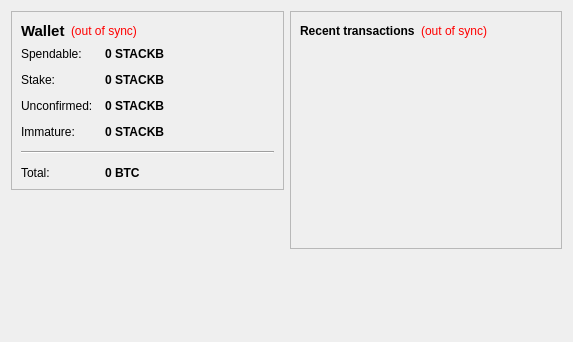
<?xml version="1.0" encoding="UTF-8"?>
<ui version="4.0">
 <class>OverviewPage</class>
 <widget class="QWidget" name="OverviewPage">
  <property name="geometry">
   <rect>
    <x>0</x>
    <y>0</y>
    <width>573</width>
    <height>342</height>
   </rect>
  </property>
  <property name="windowTitle">
   <string>Form</string>
  </property>
  <layout class="QHBoxLayout" name="horizontalLayout" stretch="1,1">
   <item>
    <layout class="QVBoxLayout" name="verticalLayout_2">
     <item>
      <widget class="QFrame" name="frame">
       <property name="frameShape">
        <enum>QFrame::StyledPanel</enum>
       </property>
       <property name="frameShadow">
        <enum>QFrame::Raised</enum>
       </property>
       <layout class="QVBoxLayout" name="verticalLayout_4">
        <item>
         <layout class="QHBoxLayout" name="horizontalLayout_4">
          <item>
           <widget class="QLabel" name="label_5">
            <property name="font">
             <font>
              <pointsize>11</pointsize>
              <weight>75</weight>
              <bold>true</bold>
             </font>
            </property>
            <property name="text">
             <string>Wallet</string>
            </property>
           </widget>
          </item>
          <item>
           <widget class="QLabel" name="labelWalletStatus">
            <property name="toolTip">
             <string>The displayed information may be out of date. Your wallet automatically synchronizes with the StackBIT network after a connection is established, but this process has not completed yet.</string>
            </property>
            <property name="styleSheet">
             <string notr="true">QLabel { color: red; }</string>
            </property>
            <property name="text">
             <string notr="true">(out of sync)</string>
            </property>
            <property name="alignment">
             <set>Qt::AlignLeading|Qt::AlignLeft|Qt::AlignVCenter</set>
            </property>
           </widget>
          </item>
          <item>
           <spacer name="horizontalSpacer_2">
            <property name="orientation">
             <enum>Qt::Horizontal</enum>
            </property>
            <property name="sizeHint" stdset="0">
             <size>
              <width>40</width>
              <height>20</height>
             </size>
            </property>
           </spacer>
          </item>
         </layout>
        </item>
        <item>
         <layout class="QFormLayout" name="formLayout_2">
          <property name="fieldGrowthPolicy">
           <enum>QFormLayout::AllNonFixedFieldsGrow</enum>
          </property>
          <property name="horizontalSpacing">
           <number>12</number>
          </property>
          <property name="verticalSpacing">
           <number>12</number>
          </property>
          <item row="0" column="0">
           <widget class="QLabel" name="label">
            <property name="text">
             <string>Spendable:</string>
            </property>
           </widget>
          </item>
          <item row="0" column="1">
           <widget class="QLabel" name="labelBalance">
            <property name="font">
             <font>
              <weight>75</weight>
              <bold>true</bold>
             </font>
            </property>
            <property name="cursor">
             <cursorShape>IBeamCursor</cursorShape>
            </property>
            <property name="toolTip">
             <string>Your current spendable balance</string>
            </property>
            <property name="text">
             <string notr="true">0 STACKB</string>
            </property>
            <property name="textInteractionFlags">
             <set>Qt::LinksAccessibleByMouse|Qt::TextSelectableByKeyboard|Qt::TextSelectableByMouse</set>
            </property>
           </widget>
          </item>
          <item row="1" column="0">
           <widget class="QLabel" name="label_6">
            <property name="text">
             <string>Stake:</string>
            </property>
           </widget>
          </item>
          <item row="1" column="1">
           <widget class="QLabel" name="labelStake">
            <property name="font">
             <font>
              <weight>75</weight>
              <bold>true</bold>
             </font>
            </property>
            <property name="cursor">
             <cursorShape>IBeamCursor</cursorShape>
            </property>
            <property name="toolTip">
             <string>Total of coins that was staked, and do not yet count toward the current balance</string>
            </property>
            <property name="text">
             <string notr="true">0 STACKB</string>
            </property>
            <property name="textInteractionFlags">
             <set>Qt::LinksAccessibleByMouse|Qt::TextSelectableByKeyboard|Qt::TextSelectableByMouse</set>
            </property>
           </widget>
          </item>
          <item row="2" column="0">
           <widget class="QLabel" name="label_3">
            <property name="text">
             <string>Unconfirmed:</string>
            </property>
           </widget>
          </item>
          <item row="2" column="1">
           <widget class="QLabel" name="labelUnconfirmed">
            <property name="font">
             <font>
              <weight>75</weight>
              <bold>true</bold>
             </font>
            </property>
            <property name="cursor">
             <cursorShape>IBeamCursor</cursorShape>
            </property>
            <property name="toolTip">
             <string>Total of transactions that have yet to be confirmed, and do not yet count toward the current balance</string>
            </property>
            <property name="text">
             <string notr="true">0 STACKB</string>
            </property>
            <property name="textInteractionFlags">
             <set>Qt::LinksAccessibleByMouse|Qt::TextSelectableByKeyboard|Qt::TextSelectableByMouse</set>
            </property>
           </widget>
          </item>
          <item row="3" column="0">
           <widget class="QLabel" name="labelImmatureText">
            <property name="text">
             <string>Immature:</string>
            </property>
           </widget>
          </item>
          <item row="3" column="1">
           <widget class="QLabel" name="labelImmature">
            <property name="font">
             <font>
              <weight>75</weight>
              <bold>true</bold>
             </font>
            </property>
            <property name="toolTip">
             <string>Mined balance that has not yet matured</string>
            </property>
            <property name="text">
             <string notr="true">0 STACKB</string>
            </property>
            <property name="textInteractionFlags">
             <set>Qt::LinksAccessibleByMouse|Qt::TextSelectableByKeyboard|Qt::TextSelectableByMouse</set>
            </property>
           </widget>
          </item>
          <item row="4" column="0" colspan="2">
           <widget class="Line" name="line">
            <property name="orientation">
             <enum>Qt::Horizontal</enum>
            </property>
           </widget>
          </item>
          <item row="5" column="0">
           <widget class="QLabel" name="labelTotalText">
            <property name="text">
             <string>Total:</string>
            </property>
           </widget>
          </item>
          <item row="5" column="1">
           <widget class="QLabel" name="labelTotal">
            <property name="font">
             <font>
              <weight>75</weight>
              <bold>true</bold>
             </font>
            </property>
            <property name="cursor">
             <cursorShape>IBeamCursor</cursorShape>
            </property>
            <property name="toolTip">
             <string>Your current total balance</string>
            </property>
            <property name="text">
             <string notr="true">0 BTC</string>
            </property>
            <property name="textInteractionFlags">
             <set>Qt::LinksAccessibleByMouse|Qt::TextSelectableByKeyboard|Qt::TextSelectableByMouse</set>
            </property>
           </widget>
          </item>
         </layout>
        </item>
       </layout>
      </widget>
     </item>
     <item>
      <spacer name="verticalSpacer">
       <property name="orientation">
        <enum>Qt::Vertical</enum>
       </property>
       <property name="sizeHint" stdset="0">
        <size>
         <width>20</width>
         <height>40</height>
        </size>
       </property>
      </spacer>
     </item>
    </layout>
   </item>
   <item>
    <layout class="QVBoxLayout" name="verticalLayout_3">
     <item>
      <widget class="QFrame" name="frame_2">
       <property name="frameShape">
        <enum>QFrame::StyledPanel</enum>
       </property>
       <property name="frameShadow">
        <enum>QFrame::Raised</enum>
       </property>
       <layout class="QVBoxLayout" name="verticalLayout">
        <item>
         <layout class="QHBoxLayout" name="horizontalLayout_2">
          <item>
           <widget class="QLabel" name="label_4">
            <property name="text">
             <string>&lt;b&gt;Recent transactions&lt;/b&gt;</string>
            </property>
           </widget>
          </item>
          <item>
           <widget class="QLabel" name="labelTransactionsStatus">
            <property name="toolTip">
             <string>The displayed information may be out of date. Your wallet automatically synchronizes with the StackBIT network after a connection is established, but this process has not completed yet.</string>
            </property>
            <property name="styleSheet">
             <string notr="true">QLabel { color: red; }</string>
            </property>
            <property name="text">
             <string notr="true">(out of sync)</string>
            </property>
            <property name="alignment">
             <set>Qt::AlignRight|Qt::AlignTrailing|Qt::AlignVCenter</set>
            </property>
           </widget>
          </item>
          <item>
           <spacer name="horizontalSpacer">
            <property name="orientation">
             <enum>Qt::Horizontal</enum>
            </property>
            <property name="sizeHint" stdset="0">
             <size>
              <width>40</width>
              <height>20</height>
             </size>
            </property>
           </spacer>
          </item>
         </layout>
        </item>
        <item>
         <widget class="QListView" name="listTransactions">
          <property name="styleSheet">
           <string notr="true">QListView { background: transparent; }</string>
          </property>
          <property name="frameShape">
           <enum>QFrame::NoFrame</enum>
          </property>
          <property name="verticalScrollBarPolicy">
           <enum>Qt::ScrollBarAlwaysOff</enum>
          </property>
          <property name="horizontalScrollBarPolicy">
           <enum>Qt::ScrollBarAlwaysOff</enum>
          </property>
          <property name="selectionMode">
           <enum>QAbstractItemView::NoSelection</enum>
          </property>
         </widget>
        </item>
       </layout>
      </widget>
     </item>
     <item>
      <spacer name="verticalSpacer_2">
       <property name="orientation">
        <enum>Qt::Vertical</enum>
       </property>
       <property name="sizeHint" stdset="0">
        <size>
         <width>20</width>
         <height>40</height>
        </size>
       </property>
      </spacer>
     </item>
    </layout>
   </item>
  </layout>
 </widget>
 <resources/>
 <connections/>
</ui>
